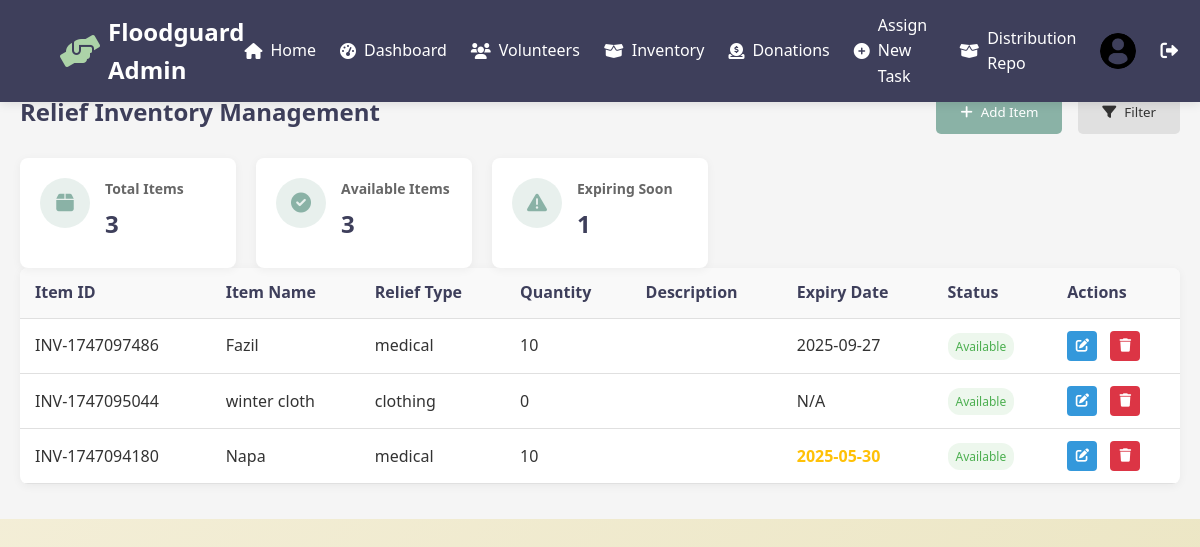
Screenshot of /inventory.php (signed in) with the database file from the repository.
### tables this page shows
CREATE TABLE `inventory` (
  `inventory_id` varchar(20) NOT NULL,
  `item_type` enum('food','clothing','medical','other') NOT NULL,
  `quantity` int(11) NOT NULL,
  `item_name` varchar(255) NOT NULL,
  `item_description` text DEFAULT NULL,
  `added_date` datetime DEFAULT current_timestamp(),
  `source_donation_id` varchar(20) DEFAULT NULL,
  `status` enum('available','reserved','distributed') DEFAULT 'available',
  `expiry_date` date DEFAULT NULL COMMENT 'Expiry date for perishable items'
);

### inventory.php (the view, shortened to what this page needs)
<?php
$conn = new mysqli('localhost', 'root', '', 'floodguard');
$stats = [
    'total_items' => $conn->query("SELECT COUNT(DISTINCT item_name) as total FROM inventory")->fetch_assoc()['total'] ?? 0,
    'available_items' => $conn->query("SELECT COUNT(*) as available FROM inventory WHERE status = 'available'")->fetch_assoc()['available'] ?? 0,
    'expiring_soon' => $conn->query("SELECT COUNT(*) as count FROM inventory WHERE expiry_date <= DATE_ADD(CURRENT_DATE, INTERVAL 30 DAY) AND expiry_date >= CURRENT_DATE")->fetch_assoc()['count'] ?? 0,
];
$inventory_query = "
    SELECT *,
    CASE
        WHEN expiry_date <= DATE_ADD(CURRENT_DATE, INTERVAL 30 DAY) AND expiry_date >= CURRENT_DATE THEN 'expiring'
        WHEN expiry_date < CURRENT_DATE THEN 'expired'
        ELSE 'good'
    END as expiry_status
    FROM inventory
    ORDER BY added_date DESC";
$inventory_items = $conn->query($inventory_query);
?>
<!DOCTYPE html>
<html lang="en">
<head>
    <link rel="stylesheet" href="style.css">
    <link rel="stylesheet" href="https://cdnjs.cloudflare.com/ajax/libs/font-awesome/6.0.0-beta3/css/all.min.css">
</head>
<body>
    <?php include 'includes/navbar.php'; ?>
    <div class="admin-container">
        <main class="main-content">
            <section class="inventory-section">
                <div class="section-header">
                    <h2>Relief Inventory Management</h2>
                    <div class="section-actions">
                        <button class="btn btn-primary" onclick="openInventoryModal()"><i class="fas fa-plus"></i> Add Item</button>
                        <button class="btn btn-secondary"><i class="fas fa-filter"></i> Filter</button>
                    </div>
                </div>
                <div class="stats-grid">
                    <div class="stat-card">
                        <div class="stat-icon">
                            <i class="fas fa-box"></i>
                        </div>
                        <div class="stat-info">
                            <h3>Total Items</h3>
                            <p><?php echo number_format($stats['total_items']); ?></p>
                        </div>
                    </div>
                    <div class="stat-card">
                        <div class="stat-icon">
                            <i class="fas fa-check-circle"></i>
                        </div>
                        <div class="stat-info">
                            <h3>Available Items</h3>
                            <p><?php echo number_format($stats['available_items']); ?></p>
                        </div>
                    </div>
                    <div class="stat-card">
                        <div class="stat-icon">
                            <i class="fas fa-exclamation-triangle"></i>
                        </div>
                        <div class="stat-info">
                            <h3>Expiring Soon</h3>
                            <p><?php echo number_format($stats['expiring_soon']); ?></p>
                        </div>
                    </div>
                </div>
                <div class="table-container">
                    <table class="data-table">
                        <thead>
                            <tr>
                                <th>Item ID</th>
                                <th>Item Name</th>
                                <th>Relief Type</th>
                                <th>Quantity</th>
                                <th>Description</th>
                                <th>Expiry Date</th>
                                <th>Status</th>
                                <th>Actions</th>
                            </tr>
                        </thead>
                        <tbody>
                            <?php while ($item = $inventory_items->fetch_assoc()): ?>
                            <tr>
                                <td><?php echo htmlspecialchars($item['inventory_id']); ?></td>
                                <td><?php echo htmlspecialchars($item['item_name']); ?></td>
                                <td><?php echo htmlspecialchars($item['item_type']); ?></td>
                                <td><?php echo number_format($item['quantity']); ?></td>
                                <td><?php echo htmlspecialchars($item['item_description']); ?></td>
                                <td>
                                    <?php if ($item['expiry_date']): ?>
                                        <span class="<?php echo strtotime($item['expiry_date']) < time() ? 'expired' :
                                            (strtotime($item['expiry_date']) < strtotime('+30 days') ? 'expiring-soon' : ''); ?>">
                                            <?php echo date('Y-m-d', strtotime($item['expiry_date'])); ?>
                                        </span>
                                    <?php else: ?>
                                        N/A
                                    <?php endif; ?>
                                </td>
                                <td>
                                    <span class="badge <?php echo $item['status']; ?>">
                                        <?php echo ucfirst($item['status']); ?>
                                    </span>
                                </td>
                                <td class="actions">
                                    <button class="action-btn edit-btn" onclick="openEditModal('<?php echo $item['inventory_id']; ?>',
                                        '<?php echo htmlspecialchars($item['item_name']); ?>',
                                        '<?php echo htmlspecialchars($item['item_type']); ?>',
                                        '<?php echo $item['quantity']; ?>',
                                        '<?php echo htmlspecialchars($item['item_description']); ?>',
                                        '<?php echo $item['expiry_date']; ?>')" title="Edit">
                                        <i class="fas fa-edit"></i>
                                    </button>
                                    <form method="POST" style="display: inline;" onsubmit="return confirm('Are you sure you want to delete this item?');">
                                        <button type="submit" name="delete_item" class="action-btn delete-btn" title="Delete">
                                            <i class="fas fa-trash"></i>
                                        </button>
                                    </form>
                                </td>
                            </tr>
                            <?php endwhile; ?>
                        </tbody>
                    </table>
                </div>
            </section>
        </main>
    </div>
</body>
</html>

### style.css (style rules this page uses)
:root { --primary-color: #3E3F5B; --secondary-color: #8AB2A6; --accent-color: #ACD3A8; --highlight-color: #ACD3A8; --light-color: #F6F1DE; --light-bg: #EBE5C2; --text-dark: #333; --text-light: #fff; --success-color: #4CAF50; --warning-color: #FFC107; --danger-color: #F44336; --info-color: #2196F3; --border-color: #e0e0e0; --border-radius: 8px; --shadow: 0 2px 10px rgba(0, 0, 0, 0.05); --glass-bg: rgba(255, 255, 255, 0.15); --glass-border: 1px solid rgba(255, 255, 255, 0.18); --glass-shadow: 0 8px 32px 0 rgba(31, 38, 135, 0.15); --glass-blur: blur(10px); }
* { margin: 0; padding: 0; box-sizing: border-box; font-family: 'Segoe UI', Tahoma, Geneva, Verdana, sans-serif; }
body { background: linear-gradient(135deg, var(--light-color), var(--light-bg)); color: var(--text-dark); line-height: 1.6; min-height: 100vh; }
.btn, .cta-button, .login-button, .signup-button { display: inline-flex; align-items: center; gap: 8px; padding: 0.8rem 1.5rem; border: none; border-radius: 5px; cursor: pointer; font-weight: 500; transition: all 0.3s; text-decoration: none; text-align: center; }
.btn i { font-size: 14px; }
.cta-button, .btn-primary, .login-button, .signup-button { background-color: var(--secondary-color); color: var(--text-light); }
.btn-secondary { background-color: #e0e0e0; color: var(--text-dark); }
.admin-container { padding-top: 70px; min-height: 100vh; }
.main-content { padding: 20px; background-color: #f5f5f5; overflow-y: auto; }
.stats-grid { display: grid; grid-template-columns: repeat(auto-fill, minmax(200px, 1fr)); gap: 20px; }
.stat-card { background-color: var(--text-light); border-radius: 8px; padding: 20px; box-shadow: 0 2px 10px rgba(0, 0, 0, 0.05); display: flex; gap: 15px; }
.stat-icon { width: 50px; height: 50px; border-radius: 50%; background-color: rgba(138, 178, 166, 0.2); display: flex; align-items: center; justify-content: center; color: var(--secondary-color); font-size: 20px; }
.stat-info h3 { font-size: 14px; color: #666; margin-bottom: 5px; }
.stat-info p { font-size: 24px; font-weight: 600; color: var(--primary-color); margin-bottom: 5px; }
.table-container { background-color: var(--text-light); border-radius: 8px; box-shadow: 0 2px 10px rgba(0, 0, 0, 0.05); overflow-x: auto; margin-bottom: 15px; }
.data-table { width: 100%; border-collapse: collapse; }
.data-table th, .data-table td { padding: 12px 15px; text-align: left; border-bottom: 1px solid var(--border-color); }
.data-table th { background-color: #f9f9f9; color: var(--primary-color); font-weight: 600; }
.badge { display: inline-block; padding: 4px 8px; border-radius: 12px; font-size: 12px; font-weight: 500; }
.badge.available, .badge.good, .badge.approved { background-color: rgba(76, 175, 80, 0.1); color: var(--success-color); }
.actions { display: flex; gap: 8px; }
.action-btn { width: 30px; height: 30px; border-radius: 50%; border: none; background-color: transparent; cursor: pointer; display: flex; align-items: center; justify-content: center; transition: all 0.3s; }
.chat-btn, .edit-btn { color: var(--info-color); }
.delete-btn, .reject-btn { color: var(--danger-color); }
.section-header { display: flex; justify-content: space-between; align-items: center; margin-bottom: 1.5rem; }
.section-header h2 { color: var(--primary-color); display: flex; align-items: center; gap: 0.5rem; }
.section-actions { display: flex; gap: 1rem; }

### inventory.php (style rules this page uses)
.expiring-soon { color: #ffc107; font-weight: bold; }
.delete-btn { background-color: #dc3545; color: white; border: none; padding: 5px 10px; border-radius: 4px; cursor: pointer; }
.actions form { display: inline-block; }
.edit-btn { background-color: #3498db; color: white; border: none; padding: 5px 10px; border-radius: 4px; cursor: pointer; margin-right: 5px; }

### rows the page displays
inventory: inventory_id "INV-1747097486", item_name "Fazil", item_type "medical", quantity "10", expiry_date "2025-09-27", status "Available"
inventory: inventory_id "INV-1747095044", item_name "winter cloth", item_type "clothing", quantity "0", shows "N/A", status "Available"
inventory: inventory_id "INV-1747094180", item_name "Napa", item_type "medical", quantity "10", expiry_date "2025-05-30", status "Available"

### other values shown
$stats['total_items'] "3"
$stats['available_items'] "3"
$stats['expiring_soon'] "1"
